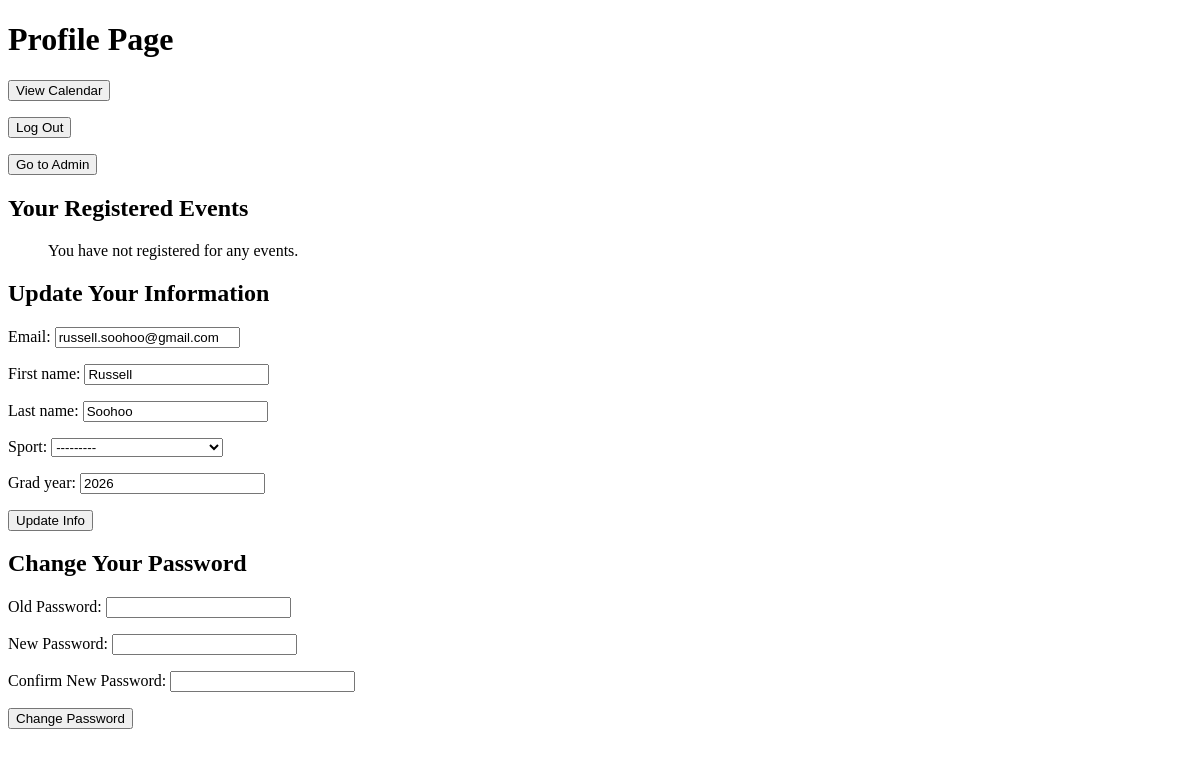
Before: /profile/ (signed in) with the older database file.
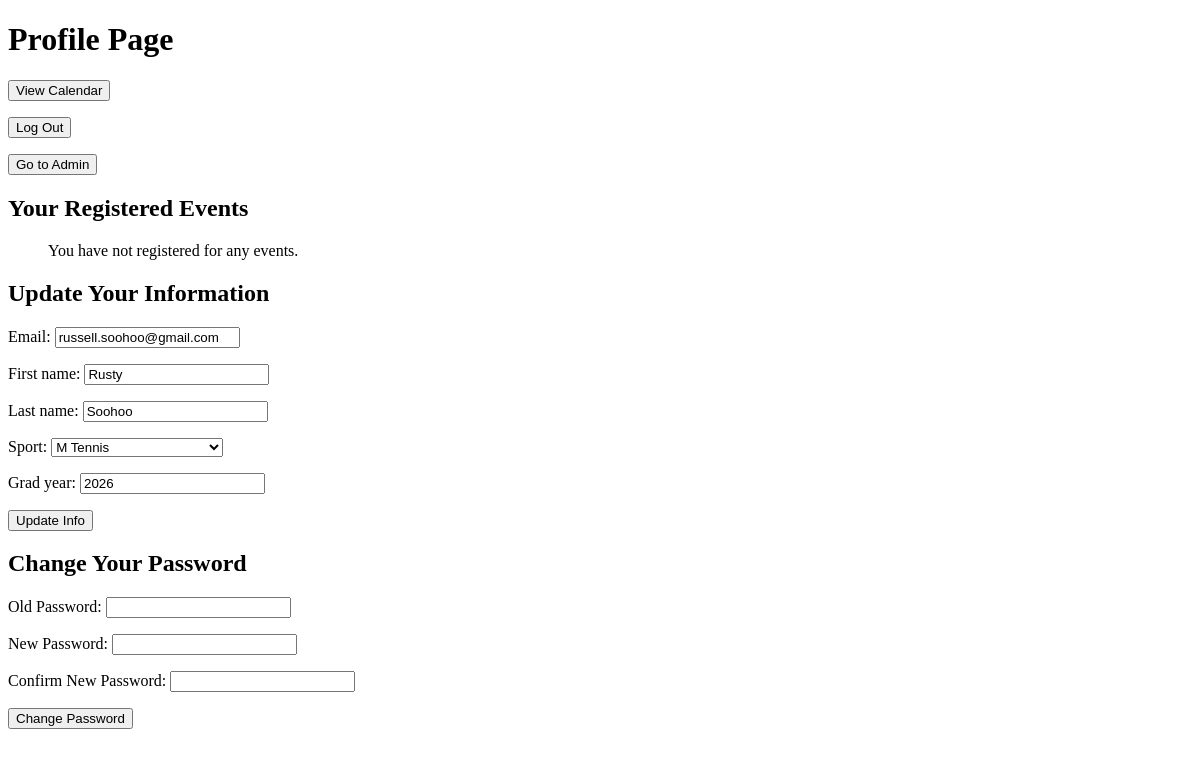
After: the same page with the newer database file.
### saac_app/models.py (models this page shows, shortened)
class CustomUser(AbstractUser):
    SPORTS = {
        "W Acrobatics & Tumbling": "W Acrobatics & Tumbling",
        "W Basketball": "W Basketball",
        "W Beach Volleyball": "W Beach Volleyball",
        "W Cross Country": "W Cross Country",
        "W Golf": "W Golf",
        "W Lacrosse": "W Lacrosse",
        "W Soccer": "W Soccer",
        "W Softball": "W Softball",
        "W Tennis": "W Tennis",
        "W Track & Field": "W Track & Field",
        "W Volleyball": "W Volleyball",
        "M Baseball": "M Baseball",
        "M Basketball": "M Basketball",
        "M Cross Country": "M Cross Country",
        "M Football": "M Football",
        "M Golf": "M Golf",
        "M Tennis": "M Tennis",
        "M Track & Field": "M Track & Field",
    }
    username = None  # remove username field
    email = models.EmailField(unique=True)  # use email as username
    first_name = models.CharField(max_length=30)  # first name
    last_name = models.CharField(max_length=30)  # last name
    sport = models.CharField(max_length=25, choices=SPORTS)  # sport
    grad_year = models.PositiveIntegerField(default=0000)  # graduation year
    USERNAME_FIELD = 'email'
    REQUIRED_FIELDS = ['first_name', 'last_name', 'sport', 'grad_year']
    objects = CustomUserManager()

### saac_app/views.py (the view)
# urls.py: path('profile/', views.profile, name='profile'),
@login_required
def profile(request):
    user = request.user
    registered_events = user.registered_events.all()
    if request.method == 'POST':
        user_form = UserUpdateForm(request.POST, instance=user)
        password_form = PasswordChangeForm(request.POST)
        if 'update_info' in request.POST and user_form.is_valid():
            user_form.save()
            messages.success(request, 'Your profile has been updated.')
            return redirect('profile')
        if 'change_password' in request.POST and password_form.is_valid():
            old_password = password_form.cleaned_data['old_password']
            new_password1 = password_form.cleaned_data['new_password1']
            new_password2 = password_form.cleaned_data['new_password2']
            if not user.check_password(old_password):
                messages.error(request, 'Old password is incorrect.')
            elif new_password1 != new_password2:
                messages.error(request, 'New passwords do not match.')
            else:
                user.set_password(new_password1)
                user.save()
                update_session_auth_hash(request, user)  # Keep user logged in after password change
                messages.success(request, 'Your password has been changed.')
                return redirect('profile')
    else:
        user_form = UserUpdateForm(instance=user)
        password_form = PasswordChangeForm()
    context = {
        'user_form': user_form,
        'password_form': password_form,
        'registered_events': registered_events
    }
    return render(request, 'profile.html', context)

### saac_app/forms.py
class UserUpdateForm(forms.ModelForm):
    class Meta:
        model = CustomUser
        fields = ['email',
                  'first_name',
                  'last_name',
                  'sport',
                  'grad_year',
                  ]

class PasswordChangeForm(forms.Form):
    old_password = forms.CharField(widget=forms.PasswordInput, label="Old Password")
    new_password1 = forms.CharField(widget=forms.PasswordInput, label="New Password")
    new_password2 = forms.CharField(widget=forms.PasswordInput, label="Confirm New Password")

### saac_app/templates/profile.html (shortened to what this page needs)
<!DOCTYPE html>
<html lang="en">
<head>
</head>
<body>
    <h1>Profile Page</h1>
    <form method="post" action="{% url 'calendar' %}">
        <button type="submit">View Calendar</button>
    </form>
    <form method="post" action="{% url 'logout' %}">
        <button type="submit">Log Out</button>
    </form>
    {% if user.is_superuser %}
    <a href="{% url 'admin:index' %}">
      <button>Go to Admin</button>
    </a>
    {% endif %}
    <h2>Your Registered Events</h2>
    <ul>
        {% for event in registered_events %}
            <li>
                <strong>{{ event.title }}</strong><br>
                <em>{{ event.start|date:"F j, Y, H:i" }} - {{ event.end|date:"F j, Y, H:i" }}</em><br>
                <em>Location: {{ event.location }}</em>
            </li>
        {% empty %}
            <p>You have not registered for any events.</p>
        {% endfor %}
    </ul>
    <h2>Update Your Information</h2>
    <form method="post">
        {{ user_form.as_p }}
        <button type="submit" name="update_info">Update Info</button>
    </form>
    <h2>Change Your Password</h2>
    <form method="post">
        {{ password_form.as_p }}
        <button type="submit" name="change_password">Change Password</button>
    </form>
</body>
</html>

Changed rows visible on the page:
changed CustomUser "russell.soohoo@gmail.com": first_name "Russell" → "Rusty"; sport "---------" → "M Tennis"
